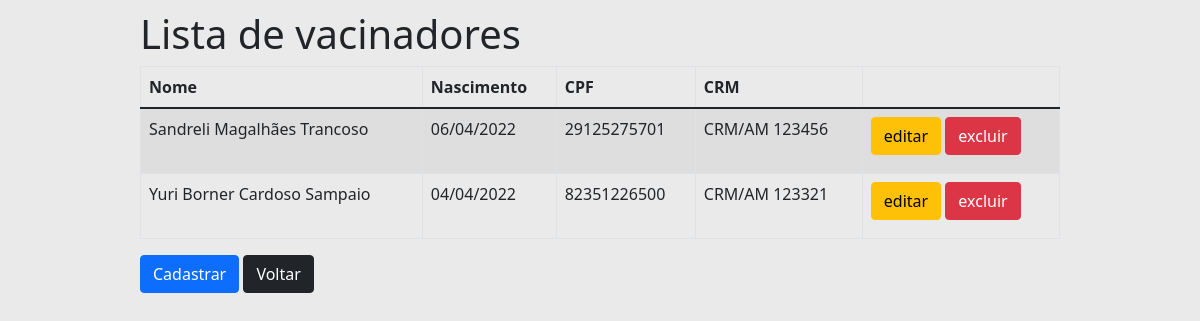
The page /vacinador on the database its author committed.
### tables this page shows
CREATE TABLE "vacinador"(
    "crm" VARCHAR(13) PRIMARY KEY, 
    "cpf" VARCHAR(11) NOT NULL UNIQUE,
    "nome" VARCHAR(128) NOT NULL,
    "dtNascimento" DATE NOT NULL
      
);

### Pyvacina.py (the view)
@app.route('/vacinador')
def vacinador():
    lista = vacinador_dao.listar()
    for vacinador in lista:
        vacinador.crmtemplate = vacinador.crm
    return render_template('vacinador_lista.html', titulo="Lista de vacinadores", vacinadores=lista)

### DAO/daoVacinador.py (called while the page is built)
def traduz_vacinadores(vacinadores):
    def cria_vacinadores_com_tupla(tupla):
        return Vacinador(crm=tupla[0], cpf=tupla[1], nome=tupla[2], dtNascimento=tupla[3])
    return list(map(cria_vacinadores_com_tupla, vacinadores))

    def listar(self):
        cursor = self.__db.cursor()
        cursor.execute(SQL_BUSCA_VACINADORES)
        vacinadores = traduz_vacinadores(cursor.fetchall())
        return vacinadores

### model.py (called while the page is built)
    @property
    def nome(self) -> str:
        return self.__nome

    @property
    def cpf(self) -> str:
        return self.__cpf

    @property
    def crm(self) -> str:
        return self.__crm

    @property
    def dtNascimento(self) -> datetime:
        return self.__dtNasciento

    @property
    def crmtemplate(self) -> str:
        return self.__crmtemplate

    @crmtemplate.setter
    def crmtemplate(self, param):
        txt = re.search("([A-Z|a-z]{3})([A-Z|a-z]{2})([0-9]{6})", param)
        txt = f"{txt.group(1)}/{txt.group(2)} {txt.group(3)}"
        self.__crmtemplate = txt

### templates/vacinador_lista.html
{% extends "templates.html" %}
{% block conteudo %}
<table class="table table-striped table-responsive table-bordered">
    <thead class="thead-default">
    <tr>
        <th>Nome</th>
        <th>Nascimento</th>
        <th>CPF</th>
        <th>CRM</th>
        <th></th>
    </tr>
    </thead>
    <tbody>
    {% for vacinador in vacinadores %}
    <tr>
        <td>{{ vacinador.nome }}</td>
        <td>{{ vacinador.dtNascimento.strftime('%d/%m/%Y') }}</td>
        <td>{{ vacinador.cpf }}</td>
        <td>{{ vacinador.crmtemplate }}</td>
        <td>
            <a href="{{ url_for('vacinador_editar', crm= vacinador.crm) }}" class="btn btn-warning">editar</a>
            <a href="{{ url_for('vacinador_excluir', crm= vacinador.crm) }}" class="btn btn-danger">excluir</a>
        </td>
    </tr>
    {% endfor %}
    </tbody>
</table>
    <a href="{{url_for('vacinador_novo')}}" class="btn btn-primary">Cadastrar</a>
    <a href="{{url_for('index')}}" class="btn btn-dark">Voltar</a>
{% endblock %}

### static/app.css (style rules this page uses)
body { padding: 10px; background-color: rgba(232, 232, 232, 0.91) }
.btn { margin-bottom: 10px; }

### rows shown on the page
vacinador: nome "Sandreli Magalhães Trancoso", dtNascimento "06/04/2022", cpf "29125275701", crmtemplate "CRM/AM 123456"
vacinador: nome "Yuri Borner Cardoso Sampaio", dtNascimento "04/04/2022", cpf "82351226500", crmtemplate "CRM/AM 123321"

### other values the page prints
{{ titulo }} "Lista de vacinadores"
